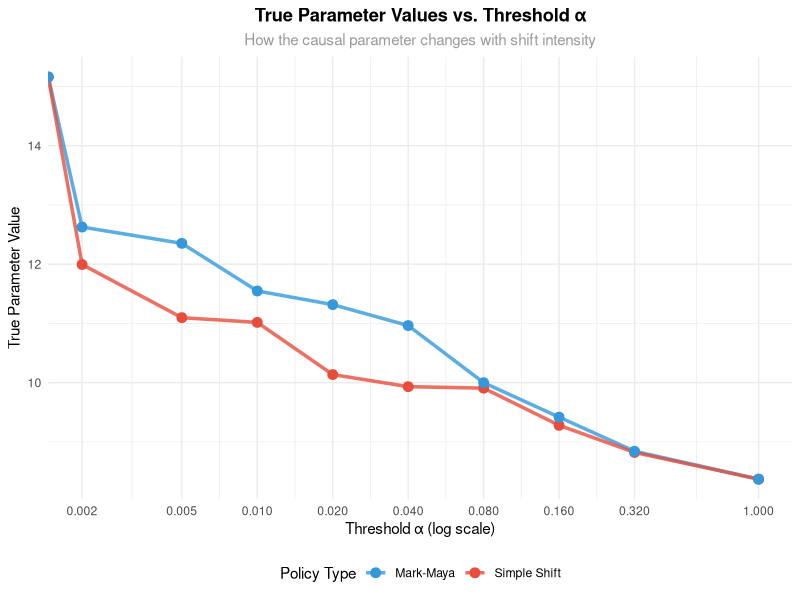
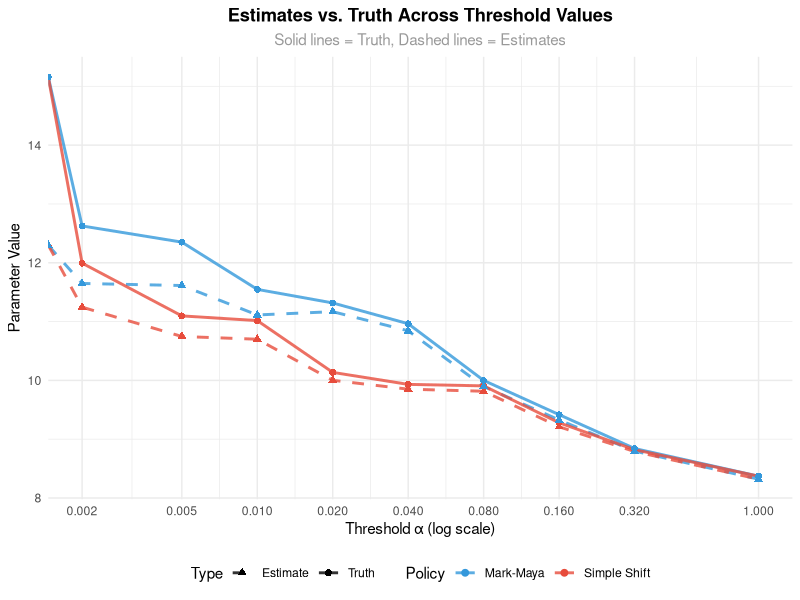
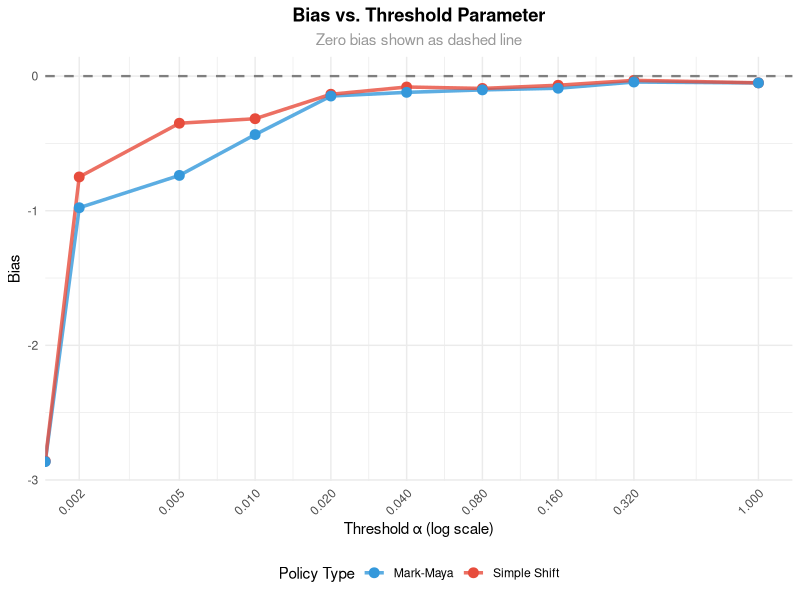
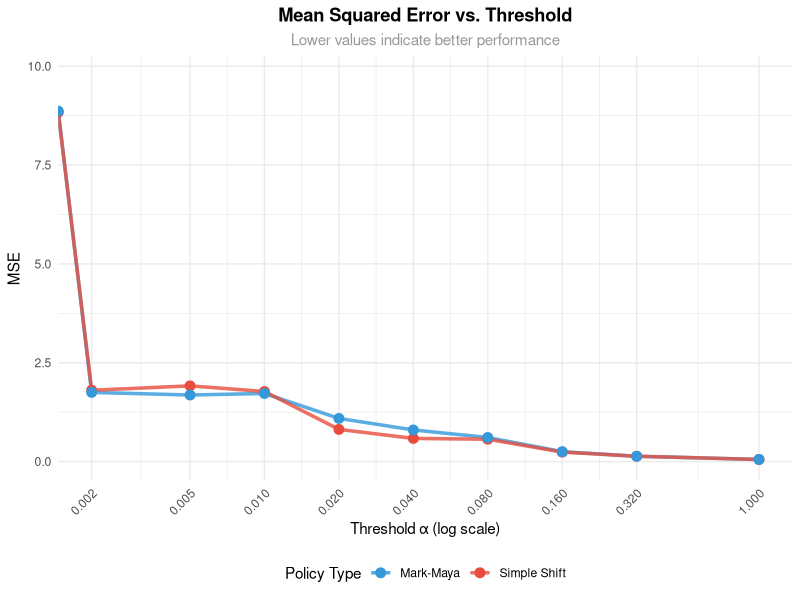
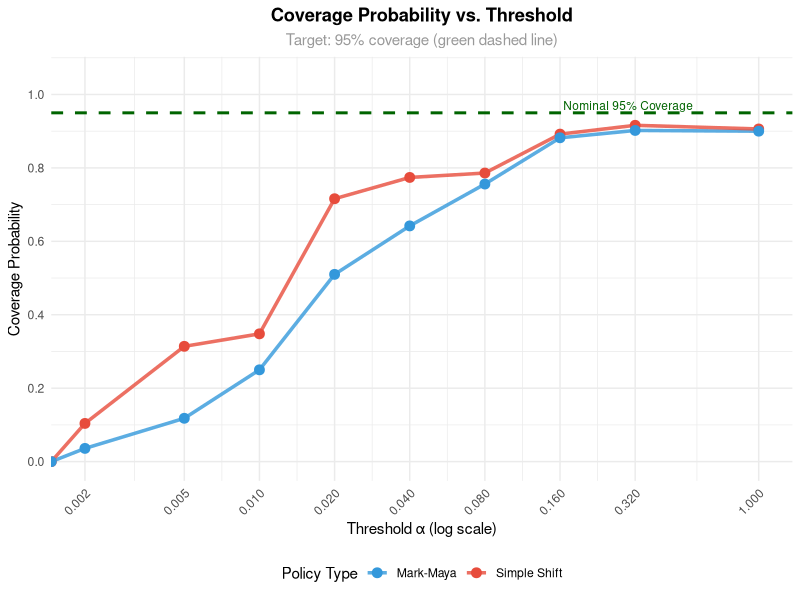
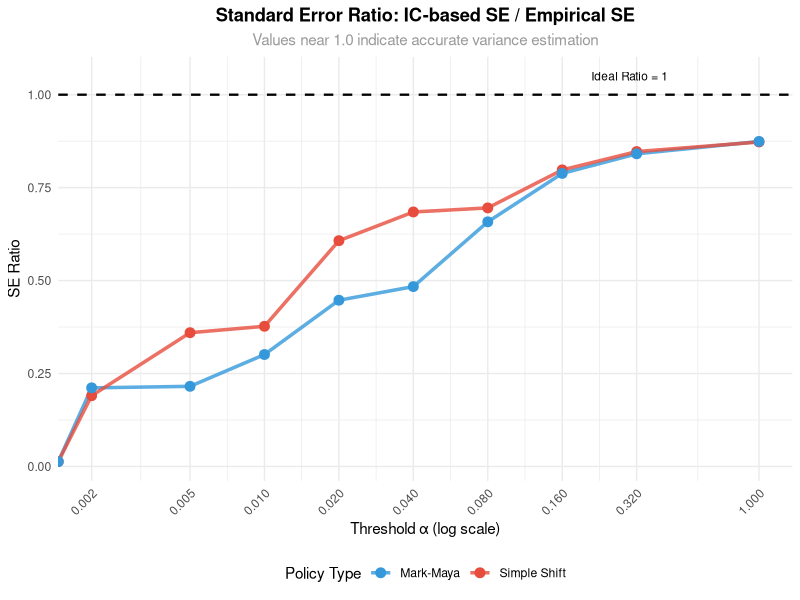
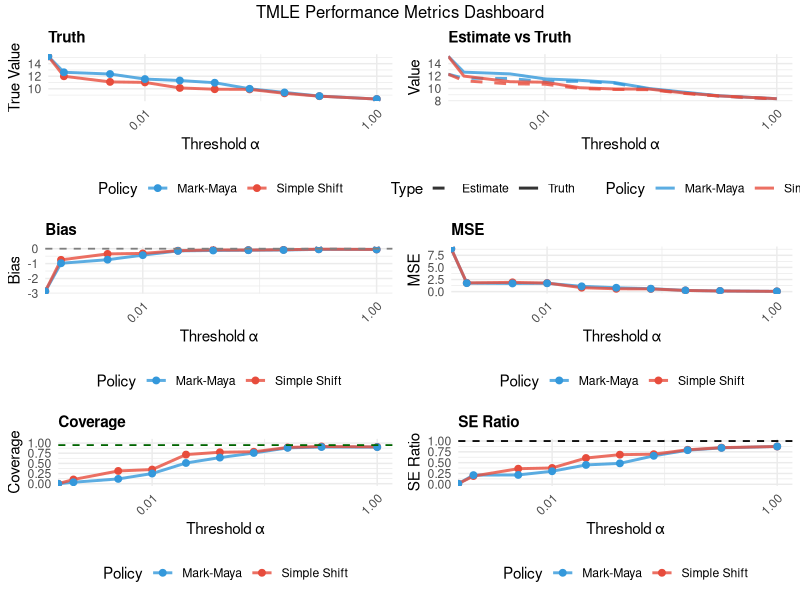
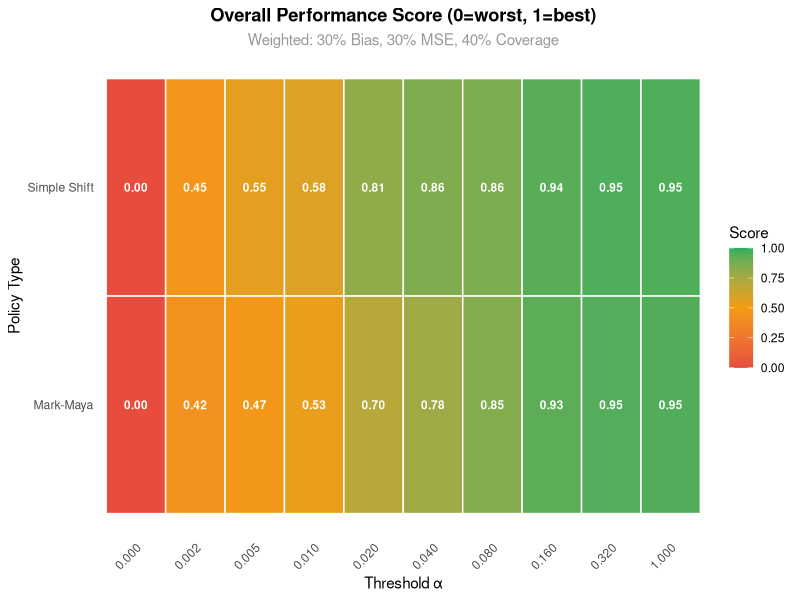

Write the R code that produced these figures, in order.
## ---- chunk 1
knitr::opts_chunk$set(
  echo = FALSE,
  warning = FALSE,
  message = FALSE,
  fig.width = 10,
  fig.height = 6,
  fig.align = 'center',
  results = 'asis'
)
## ---- chunk 2
# Load required libraries
suppressPackageStartupMessages({
  library(ggplot2)
  library(dplyr)
  library(tidyr)
  library(knitr)
  library(kableExtra)
  library(gridExtra)
  library(scales)
})

# Set theme for all plots
theme_set(theme_minimal(base_size = 11))
## ---- chunk 3
# Import simulation results
results <- read.csv('tmle_ltmle_superlearner_summary_GLMONLY.csv')

# Process the data: extract policy type and alpha values
results <- results %>%
  mutate(
    Policy = case_when(
      grepl("^static", Method) ~ "Static",
      grepl("^simple", Method) ~ "Simple Shift",
      grepl("^mm", Method) ~ "Mark-Maya",
      TRUE ~ "Unknown"
    ),
    Alpha = case_when(
      Method == "static" ~ NA_real_,
      TRUE ~ as.numeric(gsub(".*alpha_", "", Method))
    )
  )

# Create shift_results by filtering out static policy
shift_results <- results %>% 
  filter(Policy != "Static" & !is.na(Alpha))

# Display summary statistics
summary_stats <- results %>%
  group_by(Policy) %>%
  summarise(
    `Mean Bias` = mean(abs(Bias), na.rm = TRUE),
    `Mean MSE` = mean(MSE, na.rm = TRUE),
    `Mean Coverage` = mean(Coverage, na.rm = TRUE),
    `Mean SE Ratio` = mean(Mean_SE/Empirical_SE, na.rm = TRUE),
    .groups = 'drop'
  )

kable(summary_stats, 
      digits = 3,
      caption = "Summary Statistics by Policy Type",
      format = "html") %>%
  kable_styling(bootstrap_options = c("striped", "hover", "condensed"))
## ---- chunk 4
# Display complete results
results_display <- results %>%
  select(Method, Mean_Estimate, Mean_Truth, Bias, MSE, Coverage, 
         Mean_SE, Empirical_SE, CI_Width, N_Valid) %>%
  mutate(
    SE_Ratio = Mean_SE/Empirical_SE
  )

kable(results_display,
      digits = 3,
      caption = "Complete TMLE Simulation Results",
      format = "html") %>%
  kable_styling(bootstrap_options = c("striped", "hover", "condensed"),
                font_size = 10) %>%
  scroll_box(height = "400px")
## ---- chunk 5
static_results <- results %>%
  filter(Policy == "Static")

if(nrow(static_results) > 0) {
  static_display <- static_results %>%
    select(Method, Mean_Estimate, Mean_Truth, Bias, MSE, Coverage, Mean_SE, Empirical_SE) %>%
    mutate(SE_Ratio = Mean_SE/Empirical_SE)
  
  kable(static_display,
        digits = 3,
        caption = "Static Intervention Results",
        format = "html") %>%
    kable_styling(bootstrap_options = c("striped", "hover"))
} else {
  cat("No static intervention results available.\n")
}
## ---- chunk 6
if(nrow(shift_results) > 0) {
  # Get unique alpha values for x-axis
  alpha_vals <- unique(shift_results$Alpha)
  
  ggplot(shift_results, aes(x = Alpha, y = Mean_Truth, color = Policy)) +
    geom_line(size = 1.2, alpha = 0.8) +
    geom_point(size = 3) +
    scale_x_log10(
      breaks = alpha_vals[alpha_vals > 0],
      labels = format(alpha_vals[alpha_vals > 0], scientific = FALSE)
    ) +
    labs(
      title = "True Parameter Values vs. Threshold α",
      subtitle = "How the causal parameter changes with shift intensity",
      x = "Threshold α (log scale)",
      y = "True Parameter Value",
      color = "Policy Type"
    ) +
    theme(
      plot.title = element_text(hjust = 0.5, face = "bold"),
      plot.subtitle = element_text(hjust = 0.5, color = "gray60"),
      legend.position = "bottom"
    ) +
    scale_color_manual(values = c("Simple Shift" = "#E74C3C", "Mark-Maya" = "#3498DB"))
} else {
  cat("No shift results available for plotting.\n")
}
## ---- chunk 7
if(nrow(shift_results) > 0) {
  # Prepare data for comparison
  comparison_data <- shift_results %>%
    select(Method, Policy, Alpha, Mean_Estimate, Mean_Truth) %>%
    pivot_longer(cols = c(Mean_Estimate, Mean_Truth), 
                 names_to = "Type", 
                 values_to = "Value") %>%
    mutate(Type = recode(Type, 
                         "Mean_Estimate" = "Estimate",
                         "Mean_Truth" = "Truth"))
  
  alpha_vals <- unique(shift_results$Alpha)
  
  ggplot(comparison_data, aes(x = Alpha, y = Value, color = Policy, linetype = Type)) +
    geom_line(size = 1, alpha = 0.8) +
    geom_point(size = 2, aes(shape = Type)) +
    scale_x_log10(
      breaks = alpha_vals[alpha_vals > 0],
      labels = format(alpha_vals[alpha_vals > 0], scientific = FALSE)
    ) +
    scale_linetype_manual(values = c("Truth" = "solid", "Estimate" = "dashed")) +
    scale_shape_manual(values = c("Truth" = 16, "Estimate" = 17)) +
    labs(
      title = "Estimates vs. Truth Across Threshold Values",
      subtitle = "Solid lines = Truth, Dashed lines = Estimates",
      x = "Threshold α (log scale)",
      y = "Parameter Value"
    ) +
    theme(
      plot.title = element_text(hjust = 0.5, face = "bold"),
      plot.subtitle = element_text(hjust = 0.5, color = "gray60"),
      legend.position = "bottom"
    ) +
    scale_color_manual(values = c("Simple Shift" = "#E74C3C", "Mark-Maya" = "#3498DB"))
}
## ---- chunk 8
if(nrow(shift_results) > 0) {
  alpha_vals <- unique(shift_results$Alpha)
  
  ggplot(shift_results, aes(x = Alpha, y = Bias, color = Policy)) +
    geom_line(size = 1.2, alpha = 0.8) +
    geom_point(size = 3) +
    geom_hline(yintercept = 0, linetype = "dashed", color = "gray50", size = 0.8) +
    scale_x_log10(
      breaks = alpha_vals[alpha_vals > 0],
      labels = format(alpha_vals[alpha_vals > 0], scientific = FALSE)
    ) +
    labs(
      title = "Bias vs. Threshold Parameter",
      subtitle = "Zero bias shown as dashed line",
      x = "Threshold α (log scale)",
      y = "Bias",
      color = "Policy Type"
    ) +
    theme(
      plot.title = element_text(hjust = 0.5, face = "bold"),
      plot.subtitle = element_text(hjust = 0.5, color = "gray60"),
      legend.position = "bottom",
      axis.text.x = element_text(angle = 45, hjust = 1)
    ) +
    scale_color_manual(values = c("Simple Shift" = "#E74C3C", "Mark-Maya" = "#3498DB"))
}
## ---- chunk 9
if(nrow(shift_results) > 0) {
  alpha_vals <- unique(shift_results$Alpha)
  
  ggplot(shift_results, aes(x = Alpha, y = MSE, color = Policy)) +
    geom_line(size = 1.2, alpha = 0.8) +
    geom_point(size = 3) +
    scale_x_log10(
      breaks = alpha_vals[alpha_vals > 0],
      labels = format(alpha_vals[alpha_vals > 0], scientific = FALSE)
    ) +
    scale_y_continuous(limits = c(0, max(shift_results$MSE) * 1.1)) +
    labs(
      title = "Mean Squared Error vs. Threshold",
      subtitle = "Lower values indicate better performance",
      x = "Threshold α (log scale)",
      y = "MSE",
      color = "Policy Type"
    ) +
    theme(
      plot.title = element_text(hjust = 0.5, face = "bold"),
      plot.subtitle = element_text(hjust = 0.5, color = "gray60"),
      legend.position = "bottom",
      axis.text.x = element_text(angle = 45, hjust = 1)
    ) +
    scale_color_manual(values = c("Simple Shift" = "#E74C3C", "Mark-Maya" = "#3498DB"))
}
## ---- chunk 10
if(nrow(shift_results) > 0) {
  alpha_vals <- unique(shift_results$Alpha)
  
  ggplot(shift_results, aes(x = Alpha, y = Coverage, color = Policy)) +
    geom_line(size = 1.2, alpha = 0.8) +
    geom_point(size = 3) +
    geom_hline(yintercept = 0.95, linetype = "dashed", color = "darkgreen", size = 1) +
    annotate("text", x = max(shift_results$Alpha)*0.3, y = 0.97, 
             label = "Nominal 95% Coverage", 
             color = "darkgreen", size = 3) +
    scale_x_log10(
      breaks = alpha_vals[alpha_vals > 0],
      labels = format(alpha_vals[alpha_vals > 0], scientific = FALSE)
    ) +
    scale_y_continuous(limits = c(0, 1.05), breaks = seq(0, 1, 0.2)) +
    labs(
      title = "Coverage Probability vs. Threshold",
      subtitle = "Target: 95% coverage (green dashed line)",
      x = "Threshold α (log scale)",
      y = "Coverage Probability",
      color = "Policy Type"
    ) +
    theme(
      plot.title = element_text(hjust = 0.5, face = "bold"),
      plot.subtitle = element_text(hjust = 0.5, color = "gray60"),
      legend.position = "bottom",
      axis.text.x = element_text(angle = 45, hjust = 1)
    ) +
    scale_color_manual(values = c("Simple Shift" = "#E74C3C", "Mark-Maya" = "#3498DB"))
}
## ---- chunk 11
if(nrow(shift_results) > 0) {
  se_comparison <- shift_results %>%
    mutate(SE_Ratio = Mean_SE / Empirical_SE)
  
  alpha_vals <- unique(shift_results$Alpha)
  
  ggplot(se_comparison, aes(x = Alpha, y = SE_Ratio, color = Policy)) +
    geom_line(size = 1.2, alpha = 0.8) +
    geom_point(size = 3) +
    geom_hline(yintercept = 1, linetype = "dashed", color = "black", size = 0.8) +
    annotate("text", x = max(shift_results$Alpha)*0.3, y = 1.05, 
             label = "Ideal Ratio = 1", 
             color = "black", size = 3) +
    scale_x_log10(
      breaks = alpha_vals[alpha_vals > 0],
      labels = format(alpha_vals[alpha_vals > 0], scientific = FALSE)
    ) +
    labs(
      title = "Standard Error Ratio: IC-based SE / Empirical SE",
      subtitle = "Values near 1.0 indicate accurate variance estimation",
      x = "Threshold α (log scale)",
      y = "SE Ratio",
      color = "Policy Type"
    ) +
    theme(
      plot.title = element_text(hjust = 0.5, face = "bold"),
      plot.subtitle = element_text(hjust = 0.5, color = "gray60"),
      legend.position = "bottom",
      axis.text.x = element_text(angle = 45, hjust = 1)
    ) +
    scale_color_manual(values = c("Simple Shift" = "#E74C3C", "Mark-Maya" = "#3498DB"))
}
## ---- chunk 12
if(nrow(shift_results) > 0) {
  # Prepare SE comparison data
  se_comparison <- shift_results %>%
    mutate(SE_Ratio = Mean_SE / Empirical_SE)
  
  # Prepare comparison data
  comparison_data <- shift_results %>%
    select(Method, Policy, Alpha, Mean_Estimate, Mean_Truth) %>%
    pivot_longer(cols = c(Mean_Estimate, Mean_Truth), 
                 names_to = "Type", 
                 values_to = "Value") %>%
    mutate(Type = recode(Type, 
                         "Mean_Estimate" = "Estimate",
                         "Mean_Truth" = "Truth"))
  
  alpha_vals <- unique(shift_results$Alpha)
  breaks_to_use <- alpha_vals[alpha_vals > 0 & alpha_vals %in% c(0.001, 0.01, 0.1, 1)]
  if(length(breaks_to_use) == 0) breaks_to_use <- alpha_vals[alpha_vals > 0]
  
  # Create individual plots
  p_truth <- ggplot(shift_results, aes(x = Alpha, y = Mean_Truth, color = Policy)) +
    geom_line(size = 1, alpha = 0.8) +
    geom_point(size = 2) +
    scale_x_log10(breaks = breaks_to_use) +
    labs(title = "Truth", x = "Threshold α", y = "True Value") +
    theme(legend.position = "bottom", 
          plot.title = element_text(size = 11, face = "bold"),
          axis.text.x = element_text(angle = 45, hjust = 1)) +
    scale_color_manual(values = c("Simple Shift" = "#E74C3C", "Mark-Maya" = "#3498DB"))
  
  p_bias <- ggplot(shift_results, aes(x = Alpha, y = Bias, color = Policy)) +
    geom_line(size = 1, alpha = 0.8) +
    geom_point(size = 2) +
    geom_hline(yintercept = 0, linetype = "dashed", color = "gray50", size = 0.6) +
    scale_x_log10(breaks = breaks_to_use) +
    labs(title = "Bias", x = "Threshold α", y = "Bias") +
    theme(legend.position = "bottom", 
          plot.title = element_text(size = 11, face = "bold"),
          axis.text.x = element_text(angle = 45, hjust = 1)) +
    scale_color_manual(values = c("Simple Shift" = "#E74C3C", "Mark-Maya" = "#3498DB"))
  
  p_mse <- ggplot(shift_results, aes(x = Alpha, y = MSE, color = Policy)) +
    geom_line(size = 1, alpha = 0.8) +
    geom_point(size = 2) +
    scale_x_log10(breaks = breaks_to_use) +
    labs(title = "MSE", x = "Threshold α", y = "MSE") +
    theme(legend.position = "bottom", 
          plot.title = element_text(size = 11, face = "bold"),
          axis.text.x = element_text(angle = 45, hjust = 1)) +
    scale_color_manual(values = c("Simple Shift" = "#E74C3C", "Mark-Maya" = "#3498DB"))
  
  p_coverage <- ggplot(shift_results, aes(x = Alpha, y = Coverage, color = Policy)) +
    geom_line(size = 1, alpha = 0.8) +
    geom_point(size = 2) +
    geom_hline(yintercept = 0.95, linetype = "dashed", color = "darkgreen", size = 0.6) +
    scale_x_log10(breaks = breaks_to_use) +
    scale_y_continuous(limits = c(0, 1.05)) +
    labs(title = "Coverage", x = "Threshold α", y = "Coverage") +
    theme(legend.position = "bottom", 
          plot.title = element_text(size = 11, face = "bold"),
          axis.text.x = element_text(angle = 45, hjust = 1)) +
    scale_color_manual(values = c("Simple Shift" = "#E74C3C", "Mark-Maya" = "#3498DB"))
  
  p_se_ratio <- ggplot(se_comparison, aes(x = Alpha, y = SE_Ratio, color = Policy)) +
    geom_line(size = 1, alpha = 0.8) +
    geom_point(size = 2) +
    geom_hline(yintercept = 1, linetype = "dashed", color = "black", size = 0.6) +
    scale_x_log10(breaks = breaks_to_use) +
    labs(title = "SE Ratio", x = "Threshold α", y = "SE Ratio") +
    theme(legend.position = "bottom", 
          plot.title = element_text(size = 11, face = "bold"),
          axis.text.x = element_text(angle = 45, hjust = 1)) +
    scale_color_manual(values = c("Simple Shift" = "#E74C3C", "Mark-Maya" = "#3498DB"))
  
  p_comparison <- ggplot(comparison_data, aes(x = Alpha, y = Value, color = Policy, linetype = Type)) +
    geom_line(size = 1, alpha = 0.8) +
    scale_x_log10(breaks = breaks_to_use) +
    scale_linetype_manual(values = c("Truth" = "solid", "Estimate" = "dashed")) +
    labs(title = "Estimate vs Truth", x = "Threshold α", y = "Value") +
    theme(legend.position = "bottom", 
          plot.title = element_text(size = 11, face = "bold"),
          axis.text.x = element_text(angle = 45, hjust = 1)) +
    scale_color_manual(values = c("Simple Shift" = "#E74C3C", "Mark-Maya" = "#3498DB"))
  
  # Arrange in grid
  grid.arrange(p_truth, p_comparison, p_bias, p_mse, p_coverage, p_se_ratio,
               ncol = 2, nrow = 3,
               top = "TMLE Performance Metrics Dashboard")
}
## ---- chunk 13
if(nrow(shift_results) > 0) {
  # Best bias performance
  best_bias <- shift_results %>% 
    arrange(abs(Bias)) %>% 
    slice(1:3) %>%
    select(Method, Policy, Alpha, Bias)
  
  # Best MSE performance
  best_mse <- shift_results %>% 
    arrange(MSE) %>% 
    slice(1:3) %>%
    select(Method, Policy, Alpha, MSE)
  
  # Best coverage performance
  best_coverage <- shift_results %>% 
    mutate(Coverage_Distance = abs(Coverage - 0.95)) %>%
    arrange(Coverage_Distance) %>% 
    slice(1:3) %>%
    select(Method, Policy, Alpha, Coverage)
  
  # Display tables side by side using kable
  cat("\n### Best Bias Performance\n")
  kable(best_bias, digits = 4, format = "html") %>%
    kable_styling(bootstrap_options = c("striped", "hover"), full_width = FALSE) %>%
    print()
  
  cat("\n### Best MSE Performance\n")
  kable(best_mse, digits = 4, format = "html") %>%
    kable_styling(bootstrap_options = c("striped", "hover"), full_width = FALSE) %>%
    print()
  
  cat("\n### Best Coverage Performance (Closest to 95%)\n")
  kable(best_coverage, digits = 4, format = "html") %>%
    kable_styling(bootstrap_options = c("striped", "hover"), full_width = FALSE) %>%
    print()
}
## ---- chunk 14
se_analysis <- results %>%
  filter(!is.na(Mean_SE) & !is.na(Empirical_SE)) %>%
  mutate(SE_Ratio = Mean_SE / Empirical_SE) %>%
  group_by(Policy) %>%
  summarise(
    `Mean SE Ratio` = mean(SE_Ratio, na.rm = TRUE),
    `Median SE Ratio` = median(SE_Ratio, na.rm = TRUE),
    `Min SE Ratio` = min(SE_Ratio, na.rm = TRUE),
    `Max SE Ratio` = max(SE_Ratio, na.rm = TRUE),
    `SD SE Ratio` = sd(SE_Ratio, na.rm = TRUE),
    .groups = 'drop'
  )

kable(se_analysis, 
      digits = 3,
      caption = "Standard Error Ratio Summary by Policy",
      format = "html") %>%
  kable_styling(bootstrap_options = c("striped", "hover", "condensed"))
## ---- chunk 15
if(nrow(shift_results) > 0) {
  # Calculate composite performance score
  performance_matrix <- shift_results %>%
    mutate(
      Abs_Bias = abs(Bias),
      # Normalize metrics (0-1 scale, higher is better)
      Bias_Score = if(max(Abs_Bias) - min(Abs_Bias) > 0) {
        1 - (Abs_Bias - min(Abs_Bias)) / (max(Abs_Bias) - min(Abs_Bias))
      } else {
        1
      },
      MSE_Score = if(max(MSE) - min(MSE) > 0) {
        1 - (MSE - min(MSE)) / (max(MSE) - min(MSE))
      } else {
        1
      },
      Coverage_Score = Coverage,
      # Weighted composite score
      Performance_Score = 0 * Bias_Score + 0.5 * MSE_Score + 0.5 * Coverage_Score,
      Alpha_Label = factor(sprintf("%.3f", Alpha), 
                          levels = sprintf("%.3f", sort(unique(Alpha))))
    )
  
  ggplot(performance_matrix, 
         aes(x = Alpha_Label, y = Policy, fill = Performance_Score)) +
    geom_tile(color = "white", size = 0.5) +
    geom_text(aes(label = sprintf("%.2f", Performance_Score)), 
              color = "white", fontface = "bold", size = 3) +
    scale_fill_gradient2(
      low = "#E74C3C", 
      mid = "#F39C12", 
      high = "#27AE60",
      midpoint = 0.5, 
      limits = c(0, 1),
      name = "Score"
    ) +
    labs(
      title = "Overall Performance Score (0=worst, 1=best)",
      subtitle = "Weighted: 30% Bias, 30% MSE, 40% Coverage",
      x = "Threshold α",
      y = "Policy Type"
    ) +
    theme_minimal(base_size = 11) +
    theme(
      plot.title = element_text(hjust = 0.5, face = "bold"),
      plot.subtitle = element_text(hjust = 0.5, color = "gray60"),
      axis.text.x = element_text(angle = 45, hjust = 1),
      panel.grid = element_blank()
    )
}
## ---- chunk 16
if(nrow(shift_results) > 0) {
  # Find optimal settings for different objectives
  best_bias_setting <- shift_results %>%
    arrange(abs(Bias)) %>%
    slice(1)
  
  best_mse_setting <- shift_results %>%
    arrange(MSE) %>%
    slice(1)
  
  best_coverage_setting <- shift_results %>%
    mutate(cov_dist = abs(Coverage - 0.95)) %>%
    arrange(cov_dist) %>%
    slice(1)
  
  recommendations <- data.frame(
    Objective = c("Minimize Absolute Bias", 
                  "Minimize MSE", 
                  "Achieve 95% Coverage",
                  "Balance All Metrics"),
    Policy = c(best_bias_setting$Policy,
               best_mse_setting$Policy,
               best_coverage_setting$Policy,
               "See performance heatmap"),
    Threshold = c(sprintf("%.3f", best_bias_setting$Alpha),
                  sprintf("%.3f", best_mse_setting$Alpha),
                  sprintf("%.3f", best_coverage_setting$Alpha),
                  "Varies by priority"),
    Performance = c(sprintf("Bias = %.4f", best_bias_setting$Bias),
                    sprintf("MSE = %.4f", best_mse_setting$MSE),
                    sprintf("Coverage = %.3f", best_coverage_setting$Coverage),
                    "See heatmap above")
  )
  
  kable(recommendations, 
        caption = "Optimal Settings by Objective",
        format = "html") %>%
    kable_styling(bootstrap_options = c("striped", "hover", "bordered"))
} else {
  cat("Insufficient data for recommendations.\n")
}
